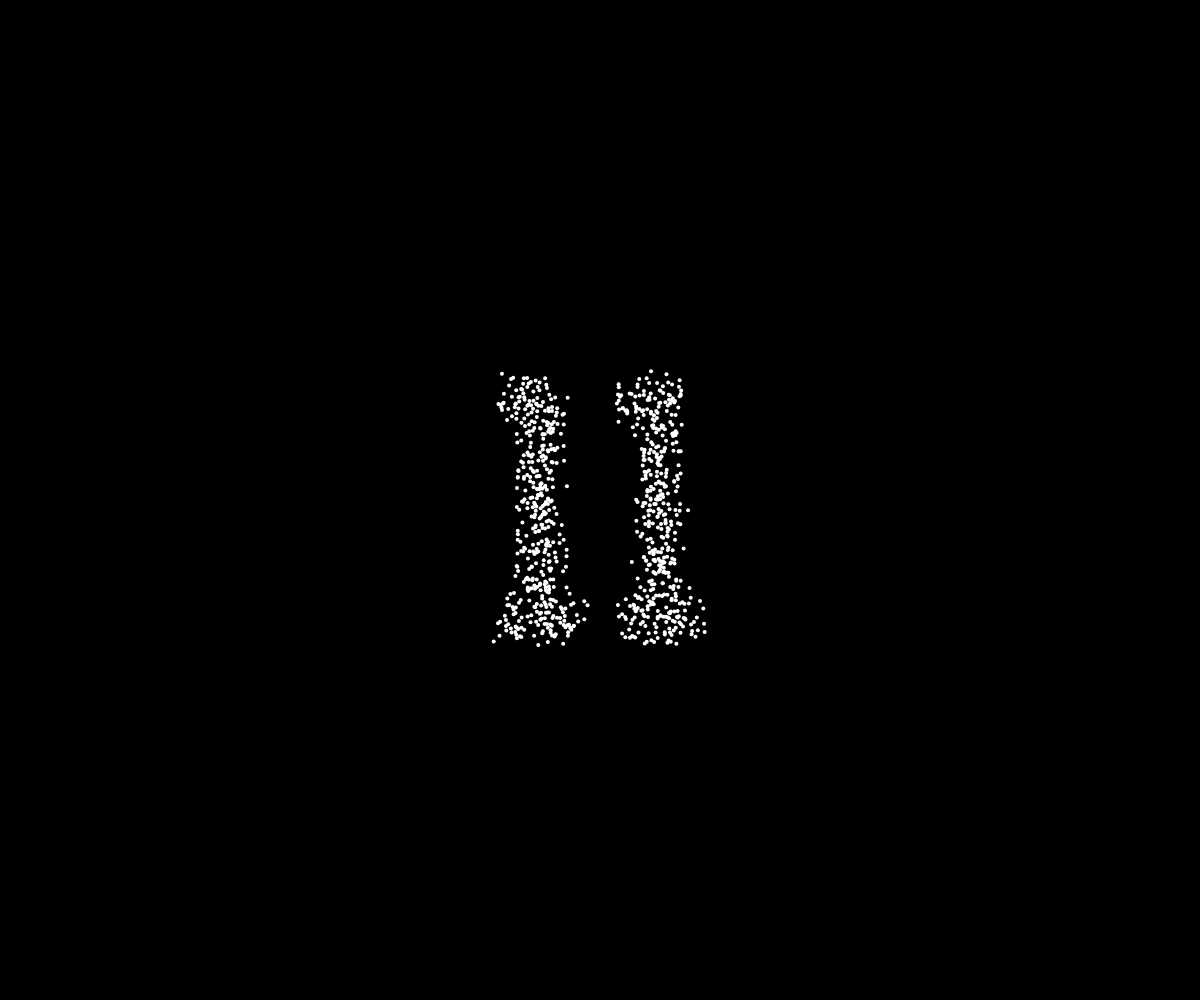
Frame 1 (no input)
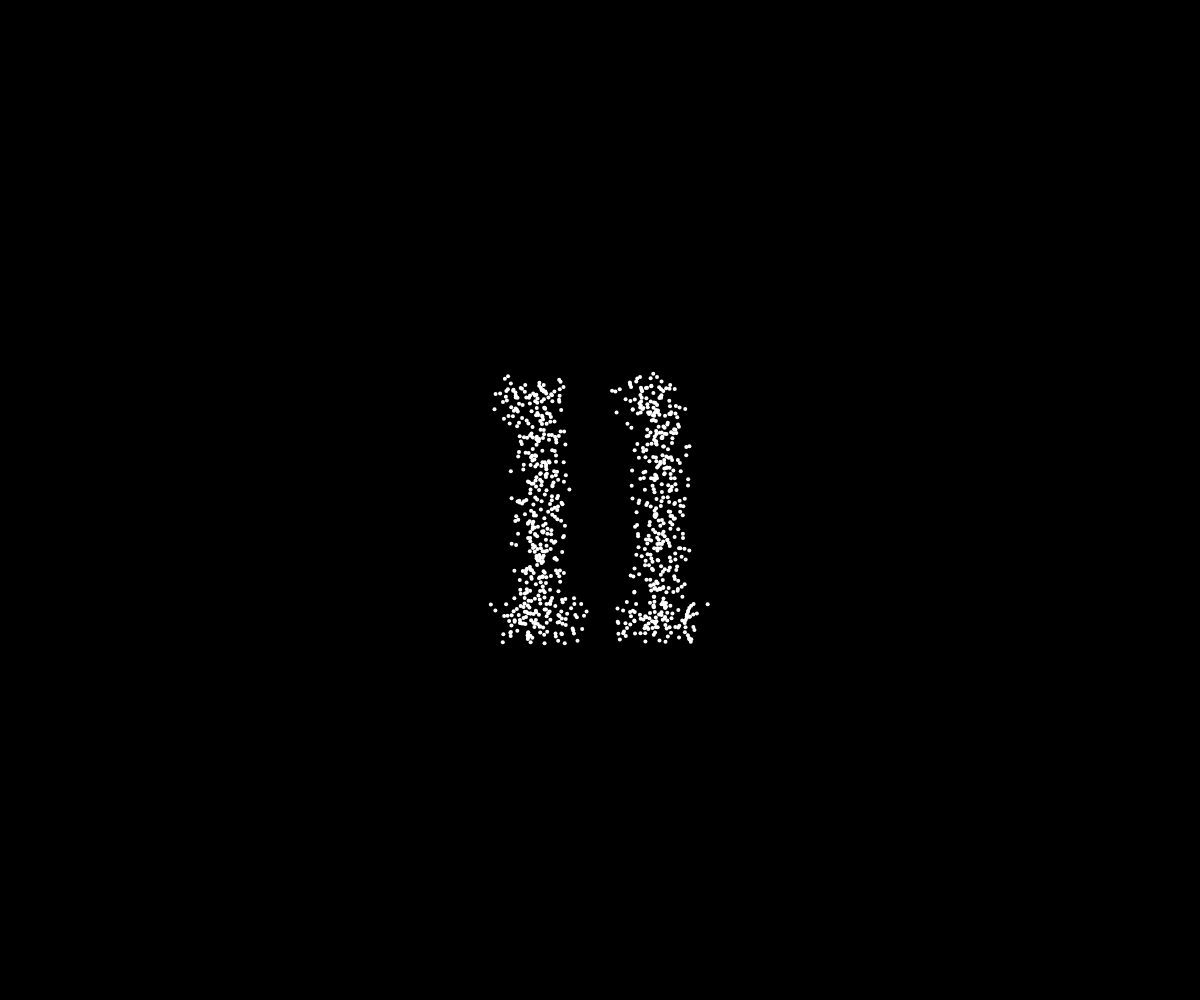
Frame 60 (no input)
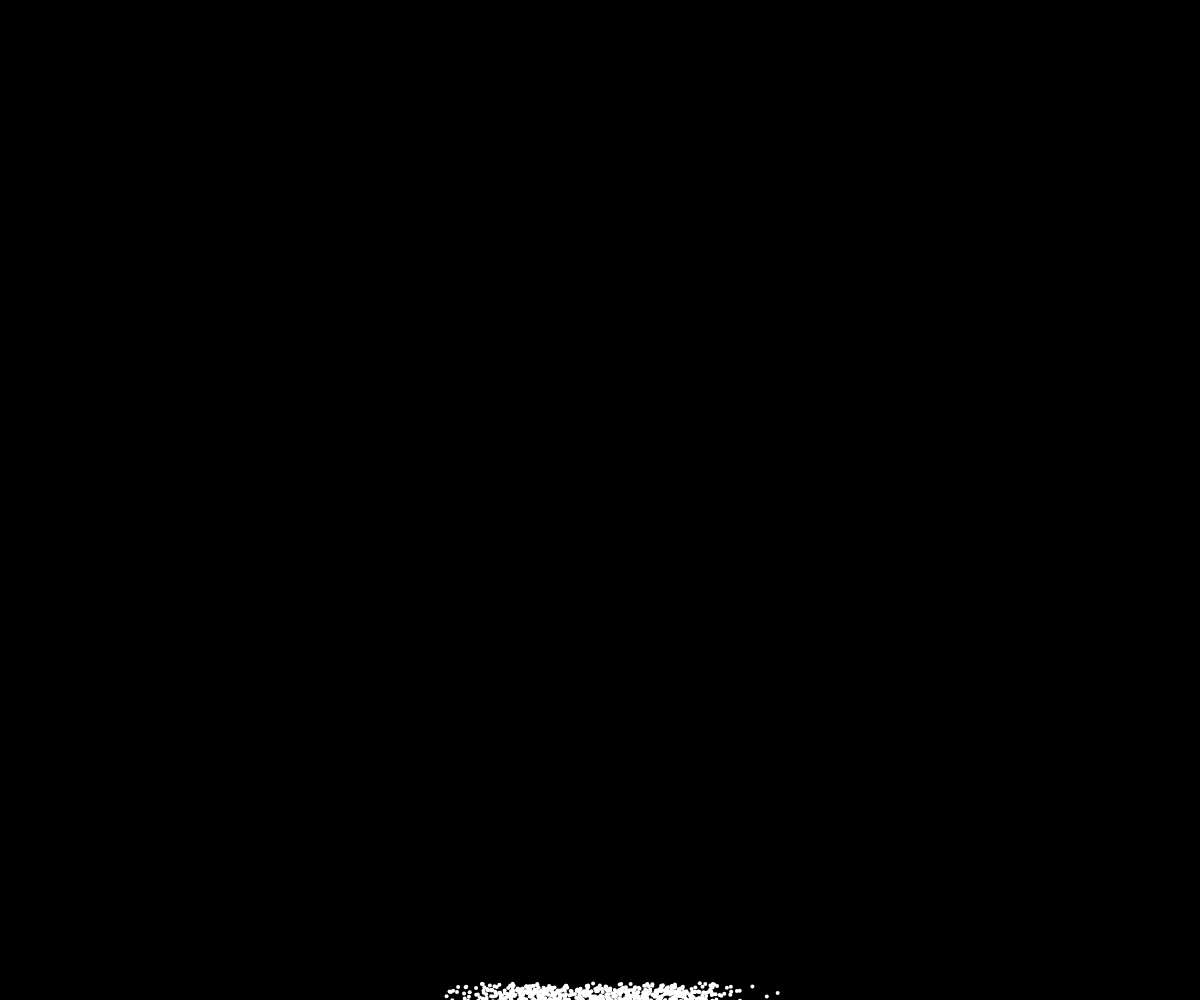
Frame 120 (the mouse pressed at the canvas centre since frame 60)

The p5.js sketch that drew these frames (run headless with seeded random() and noise() and a simulated clock; from frame 60 on, the mouse is pressed at the canvas centre):

// p5.js sketch
// ── sketch.js
let fallingMode = false; // переключатель режимов
let gravity = 0.8;      // гравитация (ускорение вниз)
let friction = 0.95;    // трение по горизонтали, чтобы скорость постепенно уменьшалась

let dots = [];
let numCols = 80; 
let numRows = 80;
let cellSize = 5;
let animationSpeed = 0.05;

function setup() {
  createCanvas(windowWidth, windowHeight);
  background('black');
  initializeDots();
}

function initializeDots() {
  dots = [];
  
  let offsetX = (width - numCols * cellSize) / 2;
  let offsetY = (height - numRows * cellSize) / 2;
  
  for (let row = 0; row < numRows; row++) {
    for (let col = 0; col < numCols; col++) {
      let x = offsetX + col * cellSize;
      let y = offsetY + row * cellSize;
      
      let isInShape = isPointInShape(col / numCols, row / numRows);
      
      dots.push({
        x: x,
        y: y,
        originalY: y,
        originalX: x,
        vx: 0,          // скорость по X (для рассыпания)
        vy: 0,          // скорость по Y (для падения)
        inShape: isInShape,
        angle: 0,
        speed: random(0.03, 0.06),
        phaseOffset: random(TWO_PI),
        amplitude: isInShape ? random(5, 15) : 0
      });
    }
  }
}

function isPointInShape(normalizedX, normalizedY) {
  let leftOne = (normalizedX > 0.3 && normalizedX < 0.4 && normalizedY > 0.2 && normalizedY < 0.8);
  let rightOne = (normalizedX > 0.6 && normalizedX < 0.7 && normalizedY > 0.2 && normalizedY < 0.8);
  let leftSerif = (normalizedX > 0.25 && normalizedX < 0.4 && normalizedY > 0.2 && normalizedY < 0.3);
  let rightSerif = (normalizedX > 0.55 && normalizedX < 0.7 && normalizedY > 0.2 && normalizedY < 0.3);
  let leftBase = (normalizedX > 0.25 && normalizedX < 0.45 && normalizedY > 0.75 && normalizedY < 0.85);
  let rightBase = (normalizedX > 0.55 && normalizedX < 0.75 && normalizedY > 0.75 && normalizedY < 0.85);
  return leftOne || rightOne || leftSerif || rightSerif || leftBase || rightBase;
}

function mousePressed() {
  fallingMode = !fallingMode;

  if (fallingMode) {
    // При включении режима падения задаём случайные скорости по X для рассыпания
    for (let dot of dots) {
      if (dot.inShape) {
        dot.vx = random(-3, 3);
        dot.vy = 0; // начальная скорость по Y = 0, гравитация добавит ускорение
      }
    }
  } else {
    // При отключении режима не сбрасываем позиции, только готовим к плавному возврату
    // Velocities will be damped in draw()
  }
}

function draw() {
  background('black');
  let time = frameCount * animationSpeed;
  let repelRadius = 60;
  let repelStrength = 1.5;

  for (let i = 0; i < dots.length; i++) {
    let dot = dots[i];

    if (dot.inShape) {
      if (fallingMode) {
        // Падение с гравитацией и рассыпанием
        dot.vy += gravity;
        dot.x += dot.vx;
        dot.y += dot.vy;

        // Трение по горизонтали
        dot.vx *= friction;

        // Отскок или ограничение по нижней границе
        if (dot.y > height - 2) {
          dot.y = height - 2;
          dot.vy = 0;

          // Можно слегка рандомизировать vx, чтобы точки не остановились в одной линии
          dot.vx += random(-0.5, 0.5);
        }
      } else {
        // Возврат к исходным позициям с плавностью
        let easing = 0.1;
        dot.x += (dot.originalX - dot.x) * easing;
        dot.y += (dot.originalY - dot.y) * easing;

        // Gradually dampen velocities for smooth return
        dot.vx *= 0.9;
        dot.vy *= 0.9;
      }

      // Анимация волны
      dot.angle = time + dot.phaseOffset;
      let waveX = sin(dot.angle) * dot.amplitude;
      let waveY = cos(dot.angle) * dot.amplitude;

      // Текущее положение с волной
      let posX = dot.x + waveX;
      let posY = dot.y + waveY;

      // Отталкивание от мыши (только когда не падают)
      let dx = posX - mouseX;
      let dy = posY - mouseY;
      let distToMouse = sqrt(dx * dx + dy * dy);

      let offsetX = 0;
      let offsetY = 0;

      if (!fallingMode && distToMouse < repelRadius) {
        let force = (repelRadius - distToMouse) / repelRadius;
        offsetX = dx * force * repelStrength;
        offsetY = dy * force * repelStrength;
      }

      // Рисуем точку
      fill('white');
      noStroke();
      ellipse(posX + offsetX, posY + offsetY, 4, 4);
    }
  }
}

function windowResized() {
  resizeCanvas(windowWidth, windowHeight);
  initializeDots();
}
